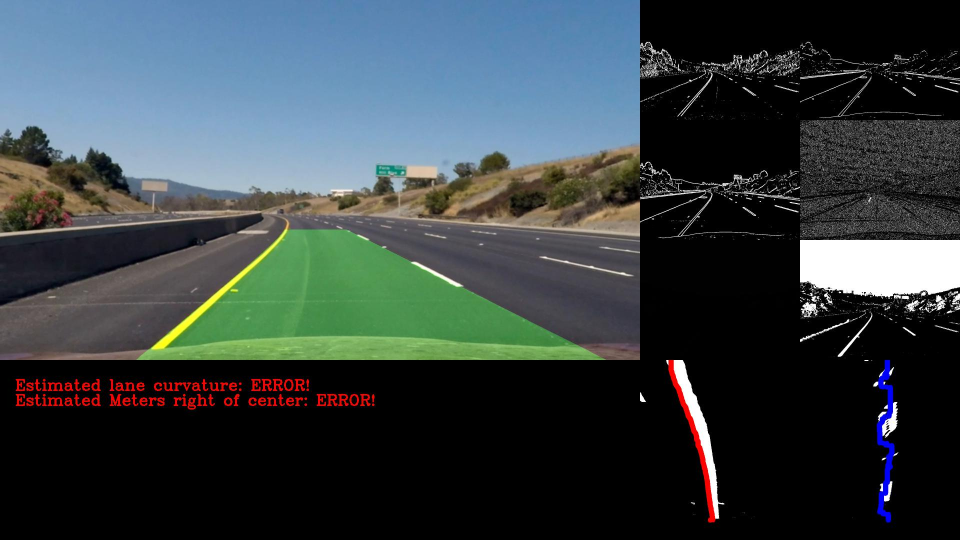
#> input picture diag_1.jpg, 1920 x 1080 px (shown at 1/2 size); its folder holds only this picture in this run
$ python -i 'video_pro (copy).py'   (imports and definitions only)   (older library calls are emulated)
#> lines starting #> are read from the running program, lines starting #| are printed output that depends on the picture
import os
import sys
import argparse

import numpy as np
import cv2
import math

import pickle

import utils

import matplotlib.pyplot as plt
import matplotlib.image as mpimg

from scipy.misc import imshow,imsave
from moviepy.editor import VideoFileClip

# Define a class to receive the characteristics of each line detection
class Line():
    def __init__(self):
        # was the line detected in the last iteration?
        self.detected = False
        # x values of the last n fits of the line
        self.recent_xfitted = []
        #average x values of the fitted line over the last n iterations
        self.bestx = None
        #polynomial coefficients averaged over the last n iterations
        self.best_fit = None
        #polynomial coefficients for the most recent fit
        self.current_fit = [np.array([False])]
        #radius of curvature of the line in some units
        self.radius_of_curvature = None
        #distance in meters of vehicle center from the line
        self.line_base_pos = None
        #difference in fit coefficients between last and new fits
        self.diffs = np.array([0,0,0], dtype='float')
        #x values for detected line pixels
        self.allx = None
        #y values for detected line pixels
        self.ally = None
        # Start point
        self.start = None


parser = argparse.ArgumentParser(description='Process some integers.')
# [6 lines not run here, left out]

# [1 line that did not run here, left out]
# [1 line that did not run here, left out]
frame = 0
frame_cut = 10
forward_pixel = 480
flag_imshow = False

line_left = Line()
line_right = Line()

# [2 lines not run here, left out]

# [1 line that did not run here, left out]
# [1 line that did not run here, left out]


def process_image(image):
    global mtx,dist
    global frame
    global M,Minv
    global flag_imshow
    global line_left,line_right

    if frame>630:
        flag_imshow = True
        #imsave('test_'+str(frame)+'.jpg',image)
    flag_imshow = False
    #1.undistort image using calibre matrix
    indist = cv2.undistort(image, mtx, dist, None, mtx)
    #2.Using method to get binary images
    # Apply each of the thresholding functions
    ksize = 3
    gradx = utils.abs_sobel_thresh(indist, orient='x', sobel_kernel=ksize, thresh=(20, 250))
    grady = utils.abs_sobel_thresh(indist, orient='y', sobel_kernel=ksize, thresh=(20, 250))
    mag_binary = utils.mag_thresh(indist, sobel_kernel=ksize, mag_thresh=(40, 250))
    dir_binary = utils.dir_threshold(indist, sobel_kernel=ksize, thresh=(np.pi/6, np.pi/4))
    s_binary = utils.hls_select(indist, thresh=(80, 255))

    combined = np.zeros_like(dir_binary, dtype=np.uint8)
    combined[ (s_binary == 255)|((((gradx == 1)) & (grady == 1)) | ((mag_binary == 1) & (dir_binary == 1)))] = 1
    img_size = (combined.shape[1], combined.shape[0])

    if (flag_imshow):
        f, (ax1, ax2) = plt.subplots(1, 2, figsize=(24, 9))
        f.tight_layout()
        ax1.imshow(image)
        ax1.set_title('Original Image', fontsize=50)
        ax2.imshow(combined, cmap='gray')
        ax2.set_title('Combined image', fontsize=50)
        plt.subplots_adjust(left=0., right=1, top=0.9, bottom=0.)
        plt.show()

    #3.For first images, need to calculate the prospective transform matrix
    if (frame == 0):
        src = utils.point_select_ori(combined,forward_pixel)
        offset = 300 # offset for dst points
        offset_y = 80
        dst = np.float32([[offset, offset], [img_size[0]-offset, offset],
                                            [img_size[0]-offset, img_size[1]-offset_y],
                                            [offset, img_size[1]-offset_y]])
        #print(src)
        #print(dst)
        M = cv2.getPerspectiveTransform(src, dst)
        Minv = cv2.getPerspectiveTransform(dst,src)
        warped = cv2.warpPerspective(combined,M,img_size)

        if (flag_imshow):
        # Plot up the  data

            f, (ax1, ax2) = plt.subplots(1, 2, figsize=(24, 9))
            f.tight_layout()

            for poin in src:
                ax1.plot(poin[0], poin[1], 'o', color='red')

            for poin in dst:
                ax2.plot(poin[0], poin[1], 'o', color='blue')
            ax1.imshow(combined)
            ax1.set_title('Original Image', fontsize=50)
            ax2.imshow(warped, cmap='gray')
            ax2.set_title('Combined image', fontsize=50)
            plt.subplots_adjust(left=0., right=1, top=0.9, bottom=0.)
            plt.show()

    warped = cv2.warpPerspective(combined,M,img_size)
    #color_edges = np.dstack((masked_edges,masked_edges,masked_edges))
    #result = weighted_img(color_edges,lines_image,0.8, 1., 0)

    if (flag_imshow):
        # Plot up the  data
        f, (ax1, ax2) = plt.subplots(1, 2, figsize=(24, 9))
        f.tight_layout()
        ax1.imshow(combined)
        ax1.set_title('Original Image', fontsize=50)
        ax2.imshow(warped, cmap='gray')
        ax2.set_title('Combined image', fontsize=50)
        plt.subplots_adjust(left=0., right=1, top=0.9, bottom=0.)
        plt.show()

    #4.Detect lines

    if (frame < frame_cut):
        distance = warped.shape[0]-80
        histogram = np.sum(warped[distance/2:,:], axis=0)


        win_left = np.argmax(histogram[:int(warped.shape[1]/2)])
        win_right = int(warped.shape[1]/2)+np.argmax(histogram[int(warped.shape[1]/2):])
        start_left = win_left
        start_right = win_right
        # [4 lines of commented-out code are left out]

        leftx = np.zeros((distance+1,))
        leftx[distance] = win_left

        rightx = np.zeros((distance+1,))
        rightx[distance] = win_right

        for yl in range(1,distance+1):
            yvals = distance - yl

            if np.sum(np.sum(warped[yvals-30:yvals,win_left-15:win_left+15], axis=0)) < 1:

                leftx[yvals] = win_left
                win_left = win_left
            else:
                lx = win_left-15 + np.argmax(np.sum(warped[yvals-30:yvals,win_left-15:win_left+15], axis=0))
                leftx[yvals] = lx
                win_left = lx


            if np.sum(np.sum(warped[yvals-30:yvals,win_right-15:win_right+15], axis=0)) < 1:
                rightx[yvals] = win_right
                win_right = win_right
            else:
                rx = win_right-15 + np.argmax(np.sum(warped[yvals-30:yvals,win_right-15:win_right+15], axis=0))
                rightx[yvals] = rx
                win_right = rx


    else:

        distance = warped.shape[0]-80
        histogram = np.sum(warped[distance/2:,:], axis=0)

        left_start_av = line_left.start
        right_start_av = line_right.start
        #print ('left_start_av',left_start_av)
        #win_left = left_start_av-15 + np.argmax(histogram[left_start_av-15:left_start_av+15])
        #win_right =right_start_av -15 + int(warped.shape[1]/2)+np.argmax(histogram[right_start_av-15:right_start_av+15])

        if np.sum(histogram[left_start_av-15:left_start_av+15]) < 1:
            win_left = left_start_av
            #line_left.detected = False

        else:
            win_left = left_start_av-15 + np.argmax(histogram[left_start_av-15:left_start_av+15])
            if abs(win_left-left_start_av) > 15:
                win_left = left_start_av
                #line_left.detected = False
            else:
                left_start = win_left

        if np.sum(histogram[right_start_av-15:right_start_av+15]) < 1:
            win_right = right_start_av
            #line_right.detected = False

        else:
            win_right =right_start_av -15 +np.argmax(histogram[right_start_av-15:right_start_av+15])
            if abs(win_right-right_start_av) > 15:
                win_right = right_start_av
                #line_right.detected = False
            else:
                right_start = win_right


        leftx = np.zeros((distance+1,))
        leftx[distance] = win_left
        #print (leftx)

        rightx = np.zeros((distance+1,))
        rightx[distance] = win_right

        start_left = win_left
        start_right = win_right
        #print ('start_left',start_left)

        #print (win_left)

        #print (win_right)
        window_size_left = 15
        window_size_right = 15
        for yl in range(1,distance+1):
            yvals = distance - yl

            if np.sum(np.sum(warped[yvals-10:yvals,win_left-window_size_left:win_left+window_size_left], axis=0)) < 1:

                leftx[yvals] = line_left.best_fit[0]*yvals**2 + line_left.best_fit[1]*yvals + line_left.best_fit[2]
                win_left = leftx[yvals]
                #window_size_left = 100
                #line_left.detected = False
            else:
                lx = win_left-window_size_left + np.argmax(np.sum(warped[yvals-15:yvals,win_left-window_size_left:win_left+window_size_left], axis=0))
                leftx[yvals] = lx
                win_left = lx
            if (abs(line_left.recent_xfitted[yvals]-leftx[yvals]))>50:
                leftx[yvals] = line_left.recent_xfitted[yvals]

            #print ([yvals],leftx[yvals])

            if np.sum(np.sum(warped[yvals-10:yvals,win_right-window_size_right:win_right+window_size_right], axis=0)) < 1:

                rightx[yvals] = line_right.best_fit[0]*yvals**2 + line_right.best_fit[1]*yvals + line_right.best_fit[2]
                win_right = rightx[yvals]
                #window_size_right = 100
                #line_right.detected = False
            else:
                rx = win_right-window_size_right + np.argmax(np.sum(warped[yvals-15:yvals,win_right-window_size_right:win_right+window_size_right], axis=0))
                rightx[yvals] = rx
                win_right = rx
            if (abs(line_right.recent_xfitted[yvals]-rightx[yvals]))>50:
                rightx[yvals] = line_right.recent_xfitted[yvals]


    #leftx = leftx[::-1]
    #rightx = rightx[::-1]  # Reverse to match top-to-bottom in y


    yvals = np.linspace(0, distance, num=distance+1)*1.  # to cover same y-range as image
    left_fit = np.polyfit(yvals, leftx, 2)
    left_fitx = left_fit[0]*yvals**2 + left_fit[1]*yvals + left_fit[2]
    right_fit = np.polyfit(yvals, rightx, 2)
    right_fitx = right_fit[0]*yvals**2 + right_fit[1]*yvals + right_fit[2]

    #print('line_left.start',line_left.start)

    if ( line_left.detected  ):
        line_left.recent_xfitted = left_fitx
        line_left.bestx *= frame
        line_left.bestx += left_fitx*frame
        line_left.best_fit *= frame
        line_left.best_fit += left_fit*frame
        line_left.start *= frame
        line_left.start += start_left*frame
        line_left.bestx /= (frame+frame)
        line_left.best_fit /= (frame+frame)
        line_left.start /= (frame+frame)
    else:
        line_left.bestx = left_fitx
        line_left.best_fit = left_fit
        line_left.start = start_left
        line_left.detected = True


    if ( line_right.detected  ):
        line_right.recent_xfitted = right_fitx
        line_right.bestx *= frame
        line_right.bestx += right_fitx*frame
        line_right.best_fit *= frame
        line_right.best_fit += frame*right_fit
        line_right.start *= frame
        line_right.start += start_right*frame
        line_right.bestx /= (frame+frame)
        line_right.best_fit /= (frame+frame)
        line_right.start /= (frame+frame)
    else:
        line_right.bestx = right_fitx
        line_right.best_fit = right_fit
        line_right.start = start_right
        line_right.detected = True

    if (flag_imshow):
        # Plot up the fake data

        plt.plot(leftx, yvals, 'o', color='red')
        plt.plot(rightx, yvals, 'o', color='blue')
        plt.xlim(0, 1280)
        plt.ylim(0, distance)
        plt.plot(left_fitx, yvals, color='green', linewidth=3)
        plt.plot(right_fitx, yvals, color='green', linewidth=3)
        plt.gca().invert_yaxis() # to visualize as we do the images
        plt.show()

    y_eval = np.max(yvals)
    left_curverad = ((1 + (2*left_fit[0]*y_eval + left_fit[1])**2)**1.5) \
                                        /np.absolute(2*left_fit[0])
    right_curverad = ((1 + (2*right_fit[0]*y_eval + right_fit[1])**2)**1.5) \
                                            /np.absolute(2*right_fit[0])
    #print(left_curverad, right_curverad)

    # Create an image to draw the lines on
    warp_zero = np.zeros_like(warped).astype(np.uint8)
    color_warp = np.dstack((warp_zero, warp_zero, warp_zero))

    # Recast the x and y points into usable format for cv2.fillPoly()
    left_fitx = 0.9*left_fitx + 0.1*line_left.bestx
    right_fitx = 0.9*right_fitx + 0.1*line_right.bestx
    pts_left = np.array([np.transpose(np.vstack([left_fitx, yvals]))])
    pts_right = np.array([np.flipud(np.transpose(np.vstack([right_fitx, yvals])))])
    pts = np.hstack((pts_left, pts_right))

    # Draw the lane onto the warped blank image
    cv2.fillPoly(color_warp, np.int_([pts]), (0,255, 0))
    # Warp the blank back to original image space using inverse perspective matrix (Minv)
    newwarp = cv2.warpPerspective(color_warp, Minv, (image.shape[1], image.shape[0]))
    # Combine the result with the original image
    result = cv2.addWeighted(indist, 1, newwarp, 0.3, 0)


    if (flag_imshow):
        imshow(result)
    frame = frame + 1
    return result


# [1 line that did not run here, left out]
# [1 line that did not run here, left out]
# [1 line not run here, left out]

>>> import cv2
>>> picture = cv2.imread('diag_1.jpg', cv2.IMREAD_GRAYSCALE)
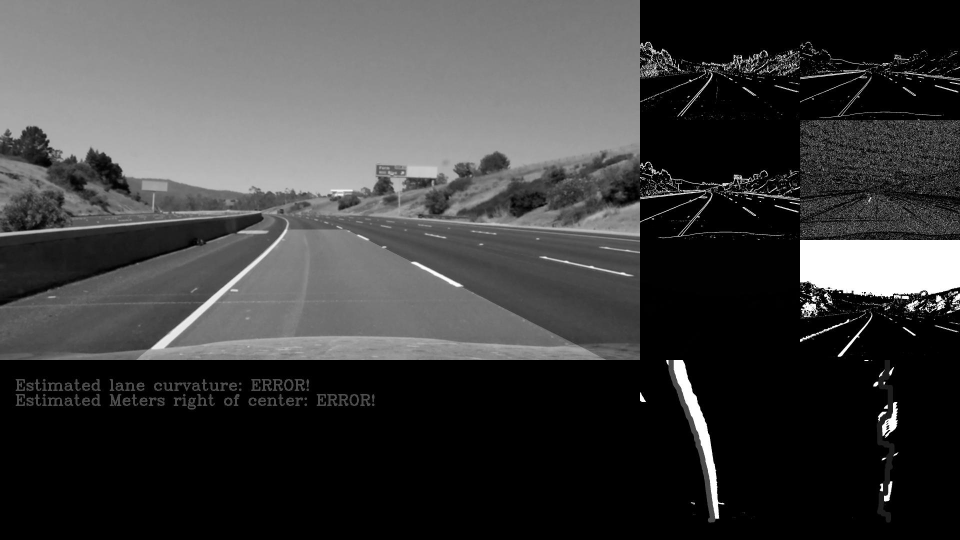
#> picture: shape (1080, 1920) (shown at 1/2 size); min 0, max 255, mean 62.4
#> (the run stopped early here; a loop or call above may not have finished)
